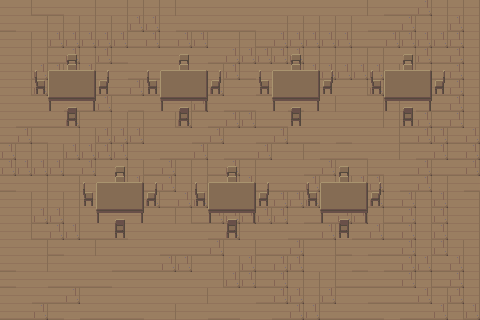

The image is a tile-based game level rendered from a .tmx file. Its description and complete source (layers, tilesets, objects, tile grids) follow:
An orthogonal 30x20 tile map with 16x16 px tiles, 3 tile layers (ground, chair, table).

<map version="1.10" tiledversion="1.10.2" orientation="orthogonal" renderorder="right-down" width="30" height="20" tilewidth="16" tileheight="16" infinite="0" nextlayerid="5" nextobjectid="1">
 <editorsettings>
  <export target="export/map16X16.json" format="json" />
 </editorsettings>
 <tileset firstgid="1" source="mid_age_v2.tsx" />
 <layer id="1" name="ground" width="30" height="20">
  <data encoding="csv">
242,243,262,262,242,243,242,243,243,243,243,242,242,242,242,242,242,242,242,242,242,242,243,242,262,262,263,243,243,243,
262,242,243,243,243,243,243,243,263,263,242,262,262,262,262,262,242,243,243,243,243,243,242,262,262,263,243,243,263,243,
242,243,243,263,263,263,263,263,262,263,262,263,263,242,243,243,262,263,263,263,263,263,262,262,263,263,263,263,263,243,
242,243,243,262,263,243,263,262,242,242,242,242,242,262,263,263,263,263,263,243,243,243,243,243,242,243,263,262,263,243,
242,243,263,263,243,263,242,242,262,262,262,262,242,243,263,262,242,262,263,263,263,263,263,263,243,263,243,262,263,243,
242,243,263,263,242,242,262,262,263,262,263,242,243,263,242,242,262,262,242,242,242,242,243,263,263,242,242,262,263,243,
242,242,242,242,262,262,263,242,262,242,242,243,263,242,262,262,242,242,262,242,243,242,242,243,243,242,262,262,263,243,
242,262,262,262,263,242,243,243,243,242,243,263,242,262,263,263,262,262,242,242,242,242,242,243,243,262,263,262,263,243,
262,263,262,242,243,243,263,263,263,242,242,242,262,263,242,242,262,263,262,262,242,262,242,242,243,262,263,263,262,263,
263,243,243,243,263,263,263,263,242,242,262,262,263,242,262,262,263,242,243,242,262,262,262,242,243,242,262,263,262,263,
263,263,263,263,262,263,242,243,243,262,263,243,243,262,263,243,242,242,242,262,263,242,243,262,242,262,263,262,262,263,
262,242,243,242,243,242,242,243,263,262,263,243,243,262,263,263,262,262,262,263,243,243,263,263,242,262,263,243,242,262,
242,243,243,243,243,242,243,263,263,263,262,263,263,243,243,243,262,263,263,263,263,243,243,263,262,263,243,263,242,243,
242,243,263,263,243,242,242,242,242,242,243,243,262,263,263,263,263,263,242,262,262,263,263,243,262,263,243,263,242,243,
242,243,262,263,263,262,262,262,242,242,242,242,242,262,263,242,242,242,262,262,263,242,262,263,262,263,243,263,242,243,
242,242,243,262,242,243,242,242,242,242,262,262,262,263,242,243,262,262,263,242,243,262,242,262,262,263,243,263,243,243,
262,242,243,242,242,242,242,262,262,262,263,263,242,243,243,263,262,263,263,242,243,242,262,242,262,263,263,262,263,243,
262,242,242,262,262,262,262,242,242,242,242,242,242,243,263,263,262,263,243,243,243,262,262,262,262,263,243,262,263,243,
242,242,262,262,263,242,242,242,242,242,242,242,243,242,242,242,262,263,263,243,263,242,242,262,262,262,263,243,263,243,
262,262,263,262,242,262,262,262,262,242,243,242,242,262,262,242,242,262,263,263,262,262,262,262,242,262,262,263,243,263
</data>
 </layer>
 <layer id="3" name="chair" width="30" height="20">
  <data encoding="csv">
0,0,0,0,0,0,0,0,0,0,0,0,0,0,0,0,0,0,0,0,0,0,0,0,0,0,0,0,0,0,
0,0,0,0,0,0,0,0,0,0,0,0,0,0,0,0,0,0,0,0,0,0,0,0,0,0,0,0,0,0,
0,0,0,0,0,0,0,0,0,0,0,0,0,0,0,0,0,0,0,0,0,0,0,0,0,0,0,0,0,0,
0,0,0,0,231,0,0,0,0,0,0,231,0,0,0,0,0,0,231,0,0,0,0,0,0,231,0,0,0,0,
0,0,232,0,251,0,233,0,0,232,0,251,0,233,0,0,232,0,251,0,233,0,0,232,0,251,0,233,0,0,
0,0,252,0,0,0,253,0,0,252,0,0,0,253,0,0,252,0,0,0,253,0,0,252,0,0,0,253,0,0,
0,0,0,0,234,0,0,0,0,0,0,234,0,0,0,0,0,0,234,0,0,0,0,0,0,234,0,0,0,0,
0,0,0,0,254,0,0,0,0,0,0,254,0,0,0,0,0,0,254,0,0,0,0,0,0,254,0,0,0,0,
0,0,0,0,0,0,0,0,0,0,0,0,0,0,0,0,0,0,0,0,0,0,0,0,0,0,0,0,0,0,
0,0,0,0,0,0,0,0,0,0,0,0,0,0,0,0,0,0,0,0,0,0,0,0,0,0,0,0,0,0,
0,0,0,0,0,0,0,231,0,0,0,0,0,0,231,0,0,0,0,0,0,231,0,0,0,0,0,0,0,0,
0,0,0,0,0,232,0,251,0,233,0,0,232,0,251,0,233,0,0,232,0,251,0,233,0,0,0,0,0,0,
0,0,0,0,0,252,0,0,0,253,0,0,252,0,0,0,253,0,0,252,0,0,0,253,0,0,0,0,0,0,
0,0,0,0,0,0,0,234,0,0,0,0,0,0,234,0,0,0,0,0,0,234,0,0,0,0,0,0,0,0,
0,0,0,0,0,0,0,254,0,0,0,0,0,0,254,0,0,0,0,0,0,254,0,0,0,0,0,0,0,0,
0,0,0,0,0,0,0,0,0,0,0,0,0,0,0,0,0,0,0,0,0,0,0,0,0,0,0,0,0,0,
0,0,0,0,0,0,0,0,0,0,0,0,0,0,0,0,0,0,0,0,0,0,0,0,0,0,0,0,0,0,
0,0,0,0,0,0,0,0,0,0,0,0,0,0,0,0,0,0,0,0,0,0,0,0,0,0,0,0,0,0,
0,0,0,0,0,0,0,0,0,0,0,0,0,0,0,0,0,0,0,0,0,0,0,0,0,0,0,0,0,0,
0,0,0,0,0,0,0,0,0,0,0,0,0,0,0,0,0,0,0,0,0,0,0,0,0,0,0,0,0,0
</data>
 </layer>
 <layer id="4" name="table" width="30" height="20">
  <data encoding="csv">
0,0,0,0,0,0,0,0,0,0,0,0,0,0,0,0,0,0,0,0,0,0,0,0,0,0,0,0,0,0,
0,0,0,0,0,0,0,0,0,0,0,0,0,0,0,0,0,0,0,0,0,0,0,0,0,0,0,0,0,0,
0,0,0,0,0,0,0,0,0,0,0,0,0,0,0,0,0,0,0,0,0,0,0,0,0,0,0,0,0,0,
0,0,0,0,0,0,0,0,0,0,0,0,0,0,0,0,0,0,0,0,0,0,0,0,0,0,0,0,0,0,
0,0,0,227,228,229,0,0,0,0,227,228,229,0,0,0,0,227,228,229,0,0,0,0,227,228,229,0,0,0,
0,0,0,247,248,249,0,0,0,0,247,248,249,0,0,0,0,247,248,249,0,0,0,0,247,248,249,0,0,0,
0,0,0,267,268,269,0,0,0,0,267,268,269,0,0,0,0,267,268,269,0,0,0,0,267,268,269,0,0,0,
0,0,0,0,0,0,0,0,0,0,0,0,0,0,0,0,0,0,0,0,0,0,0,0,0,0,0,0,0,0,
0,0,0,0,0,0,0,0,0,0,0,0,0,0,0,0,0,0,0,0,0,0,0,0,0,0,0,0,0,0,
0,0,0,0,0,0,0,0,0,0,0,0,0,0,0,0,0,0,0,0,0,0,0,0,0,0,0,0,0,0,
0,0,0,0,0,0,0,0,0,0,0,0,0,0,0,0,0,0,0,0,0,0,0,0,0,0,0,0,0,0,
0,0,0,0,0,0,227,228,229,0,0,0,0,227,228,229,0,0,0,0,227,228,229,0,0,0,0,0,0,0,
0,0,0,0,0,0,247,248,249,0,0,0,0,247,248,249,0,0,0,0,247,248,249,0,0,0,0,0,0,0,
0,0,0,0,0,0,267,268,269,0,0,0,0,267,268,269,0,0,0,0,267,268,269,0,0,0,0,0,0,0,
0,0,0,0,0,0,0,0,0,0,0,0,0,0,0,0,0,0,0,0,0,0,0,0,0,0,0,0,0,0,
0,0,0,0,0,0,0,0,0,0,0,0,0,0,0,0,0,0,0,0,0,0,0,0,0,0,0,0,0,0,
0,0,0,0,0,0,0,0,0,0,0,0,0,0,0,0,0,0,0,0,0,0,0,0,0,0,0,0,0,0,
0,0,0,0,0,0,0,0,0,0,0,0,0,0,0,0,0,0,0,0,0,0,0,0,0,0,0,0,0,0,
0,0,0,0,0,0,0,0,0,0,0,0,0,0,0,0,0,0,0,0,0,0,0,0,0,0,0,0,0,0,
0,0,0,0,0,0,0,0,0,0,0,0,0,0,0,0,0,0,0,0,0,0,0,0,0,0,0,0,0,0
</data>
 </layer>
</map>
